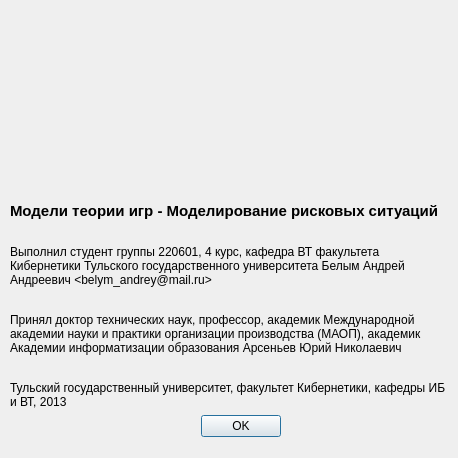
<?xml version="1.0" encoding="UTF-8"?>
<ui version="4.0">
 <class>AboutDialog</class>
 <widget class="QDialog" name="AboutDialog">
  <property name="windowModality">
   <enum>Qt::WindowModal</enum>
  </property>
  <property name="geometry">
   <rect>
    <x>0</x>
    <y>0</y>
    <width>458</width>
    <height>458</height>
   </rect>
  </property>
  <property name="sizePolicy">
   <sizepolicy hsizetype="Fixed" vsizetype="Fixed">
    <horstretch>0</horstretch>
    <verstretch>0</verstretch>
   </sizepolicy>
  </property>
  <property name="maximumSize">
   <size>
    <width>458</width>
    <height>458</height>
   </size>
  </property>
  <property name="windowTitle">
   <string>Dialog</string>
  </property>
  <property name="sizeGripEnabled">
   <bool>false</bool>
  </property>
  <property name="modal">
   <bool>true</bool>
  </property>
  <widget class="QDialogButtonBox" name="buttonBox">
   <property name="geometry">
    <rect>
     <x>200</x>
     <y>410</y>
     <width>81</width>
     <height>32</height>
    </rect>
   </property>
   <property name="orientation">
    <enum>Qt::Horizontal</enum>
   </property>
   <property name="standardButtons">
    <set>QDialogButtonBox::Ok</set>
   </property>
  </widget>
  <widget class="QLabel" name="label">
   <property name="geometry">
    <rect>
     <x>10</x>
     <y>190</y>
     <width>441</width>
     <height>231</height>
    </rect>
   </property>
   <property name="text">
    <string>&lt;html&gt;&lt;head/&gt;&lt;body&gt;&lt;p&gt;&lt;span style=&quot; font-size:11pt; font-weight:600;&quot;&gt;Модели теории игр - Моделирование рисковых ситуаций&lt;/span&gt;&lt;br/&gt;&lt;/p&gt;&lt;p&gt;Выполнил студент  группы 220601,  4 курс, кафедра ВТ факультета Кибернетики Тульского государственного университета  Белым Андрей Андреевич &amp;lt;belym_andrey@mail.ru&amp;gt;&lt;br/&gt;&lt;/p&gt;&lt;p&gt;Принял доктор технических наук, профессор, академик Международной академии науки и практики организации производства (МАОП), академик Академии информатизации образования Арсеньев Юрий Николаевич&lt;br/&gt;&lt;/p&gt;&lt;p&gt;Тульский государственный университет, факультет Кибернетики, кафедры ИБ и ВТ, 2013&lt;/p&gt;&lt;/body&gt;&lt;/html&gt;</string>
   </property>
   <property name="wordWrap">
    <bool>true</bool>
   </property>
  </widget>
  <widget class="QLabel" name="label_2">
   <property name="geometry">
    <rect>
     <x>70</x>
     <y>0</y>
     <width>161</width>
     <height>201</height>
    </rect>
   </property>
   <property name="text">
    <string/>
   </property>
   <property name="pixmap">
    <pixmap resource="program.qrc">:/icons/WP_20131220_001.png</pixmap>
   </property>
   <property name="scaledContents">
    <bool>true</bool>
   </property>
  </widget>
  <widget class="QLabel" name="label_3">
   <property name="geometry">
    <rect>
     <x>250</x>
     <y>0</y>
     <width>141</width>
     <height>201</height>
    </rect>
   </property>
   <property name="text">
    <string/>
   </property>
   <property name="pixmap">
    <pixmap resource="program.qrc">:/icons/arsen.png</pixmap>
   </property>
   <property name="scaledContents">
    <bool>true</bool>
   </property>
  </widget>
 </widget>
 <resources>
  <include location="program.qrc"/>
 </resources>
 <connections>
  <connection>
   <sender>buttonBox</sender>
   <signal>accepted()</signal>
   <receiver>AboutDialog</receiver>
   <slot>accept()</slot>
   <hints>
    <hint type="sourcelabel">
     <x>248</x>
     <y>254</y>
    </hint>
    <hint type="destinationlabel">
     <x>157</x>
     <y>274</y>
    </hint>
   </hints>
  </connection>
  <connection>
   <sender>buttonBox</sender>
   <signal>rejected()</signal>
   <receiver>AboutDialog</receiver>
   <slot>reject()</slot>
   <hints>
    <hint type="sourcelabel">
     <x>316</x>
     <y>260</y>
    </hint>
    <hint type="destinationlabel">
     <x>286</x>
     <y>274</y>
    </hint>
   </hints>
  </connection>
 </connections>
</ui>
